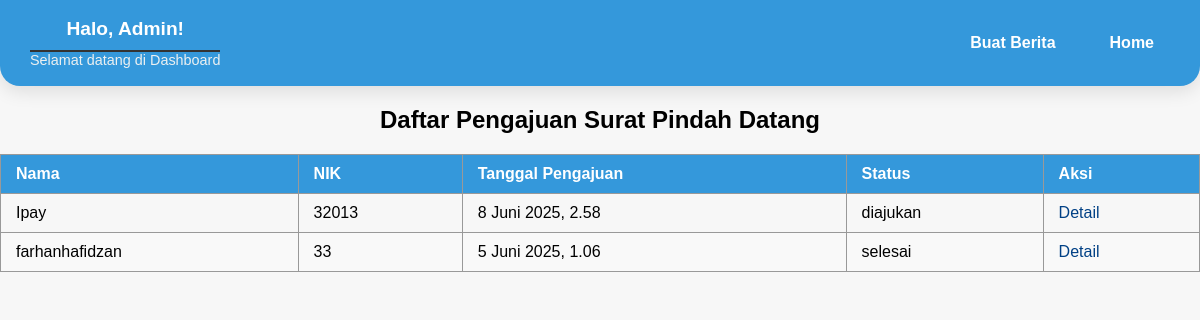
The page /datang/pindah-datang/ (signed in) on the database its author committed.
### kembang/models.py (models this page shows, shortened)
class PindahDatang(models.Model):
    user = models.ForeignKey(User, on_delete=models.CASCADE)
    nama = models.CharField(max_length=100)
    nik = models.CharField(max_length=16)
    asal_daerah = models.CharField(max_length=100)
    tujuan_daerah = models.CharField(max_length=100)
    tanggal_pindah = models.DateField()
    alasan_pindah = models.TextField()
    kk_lama = models.FileField(upload_to='pindah_datang/kk_lama/')
    ktp = models.FileField(upload_to='pindah_datang/ktp/')
    surat_pengantar = models.FileField(upload_to='pindah_datang/surat_pengantar/')
    status = models.CharField(max_length=20, choices=STATUS_CHOICES, default='diajukan')
    no_whatsapp = models.CharField(max_length=15, verbose_name="No. WhatsApp")  # tambahkan ini
    tanggal_pengajuan = models.DateTimeField(auto_now_add=True)
    hasil_surat = models.FileField(upload_to='hasil_surat/akta_kematian/', blank=True, null=True)

### kembang/views.py (the view)
# urls.py: path('datang/pindah-datang/', views.daftar_pindah_datang, name='daftar_pengajuan_pindah_datang'),
@staff_member_required
def daftar_pindah_datang(request):
    pengajuan = PindahDatang.objects.all().order_by('-tanggal_pindah')
    return render(request, 'admin/daftar_datang.html', {'pengajuan': pengajuan})

### kembang/templates/admin/daftar_datang.html (shortened to what this page needs)
{% load static %}
<!DOCTYPE html>
<html lang="id">
<head>
    <link rel="stylesheet" href="{% static 'css/daftar_pindah.css' %}">
</head>
<body>
    <nav class="admin-navbar" data-aos="fade-down">
  <div class="admin-navbar-content">
    <div class="admin-brand">
      <link rel="stylesheet" href="{% static 'img/logo tegar.png' %}">
      <div class="admin-title">
        <h1>Halo, Admin!</h1>
        <p>Selamat datang di Dashboard</p>
      </div>
    </div>
    <ul class="admin-nav-links">
     <li> <a href="{% url 'announcement_manage'%}">Buat Berita</a></li>
     <li> <a href="{% url 'home'%}">Home</a></li>
    </ul>
  </div>
</nav>
    <h2>Daftar Pengajuan Surat Pindah Datang</h2>
    <table>
        <thead>
            <tr>
                <th>Nama</th>
                <th>NIK</th>
                <th>Tanggal Pengajuan</th>
                <th>Status</th>
                <th>Aksi</th>
            </tr>
        </thead>
        <tbody>
            {% for item in pengajuan %}
            <tr>
                <td>{{ item.nama }}</td>
                <td>{{ item.nik }}</td>
                <td>{{ item.tanggal_pengajuan }}</td>
                <td>{{ item.status }}</td>
                <td><a href="{% url 'detail_pengajuan_pindah_datang' item.pk %}">Detail</a></td>
            </tr>
            {% empty %}
            <tr><td colspan="5">Belum ada pengajuan.</td></tr>
            {% endfor %}
        </tbody>
    </table>
</body>
</html>

### kembang/static/css/daftar_pindah.css (style rules this page uses)
body { font-family: Arial, sans-serif; background-color: #f7f7f7; margin: 0; padding: 0; }
h2 { text-align: center; }
a { color: #3498db; text-decoration: none; }
.admin-navbar { background: #3498DB; box-shadow: 0 6px 18px rgba(0, 0, 0, 0.1); padding: 18px 30px; border-radius: 0 0 20px 20px; position: relative; z-index: 10; font-family: 'Poppins', sans-serif; color: #fff; }
.admin-navbar-content { display: flex; align-items: center; justify-content: space-between; flex-wrap: wrap; gap: 20px; }
.admin-brand { display: flex; align-items: center; gap: 15px; }
.admin-title h1 { margin: 0; font-size: 1.2rem; color: #ffffff; }
.admin-title p { margin: 0; font-size: 0.9rem; color: #ecf0f1; }
.admin-nav-links { list-style: none; display: flex; gap: 22px; margin: 0; padding: 0; }
.admin-nav-links li a { text-decoration: none; font-weight: 600; color: #ffffff; padding: 8px 16px; border-radius: 8px; transition: background-color 0.3s ease, color 0.3s ease; }
h1 { text-align: center; border-bottom: 2px solid #333; padding-bottom: 10px; margin-bottom: 30px; }
table { width: 100%; border-collapse: collapse; margin-bottom: 30px; }
th, td { border: 1px solid #999; padding: 10px 15px; text-align: left; }
th { background-color: #3498db; color: white; font-weight: bold; }
tr:nth-child(even) { background-color: #f9f9f9; }
a { color: #004085; text-decoration: none; }

### rows shown on the page
PindahDatang: nama "Ipay", nik "32013", tanggal_pengajuan "8 Juni 2025, 2.58", status "diajukan"
PindahDatang: nama "farhanhafidzan", nik "33", tanggal_pengajuan "5 Juni 2025, 1.06", status "selesai"
